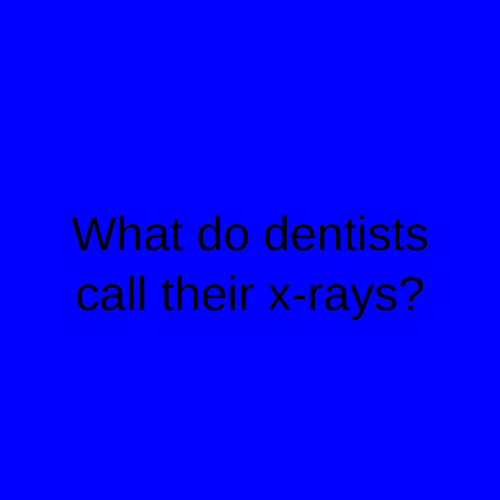
Frame 1 (no input)
Frame 60 (no input): identical to frame 1, image omitted
Frame 120 (the mouse pressed at the canvas centre since frame 60): identical to frame 1, image omitted

The p5.js sketch that drew this single still picture (run headless with seeded random() and noise() and a simulated clock; from frame 60 on, the mouse is pressed at the canvas centre):

// p5.js sketch
// ── sketch.js
let state = 0;

function setup() {
  createCanvas(500, 500);
  textAlign(CENTER);
  textSize(48);
}

function draw() {

  switch (state) {
    case 0:
      background("blue");
      text("What do dentists\ncall their x-rays?", width / 2, height / 2);
      break;

    case 1:
      background("lightblue");
      text("Tooth pics!", width / 2, height / 2);
      break;
  }
}

function mouseReleased() {
  state++;
  if (state > 1) {
    state = 0;
  }
}
